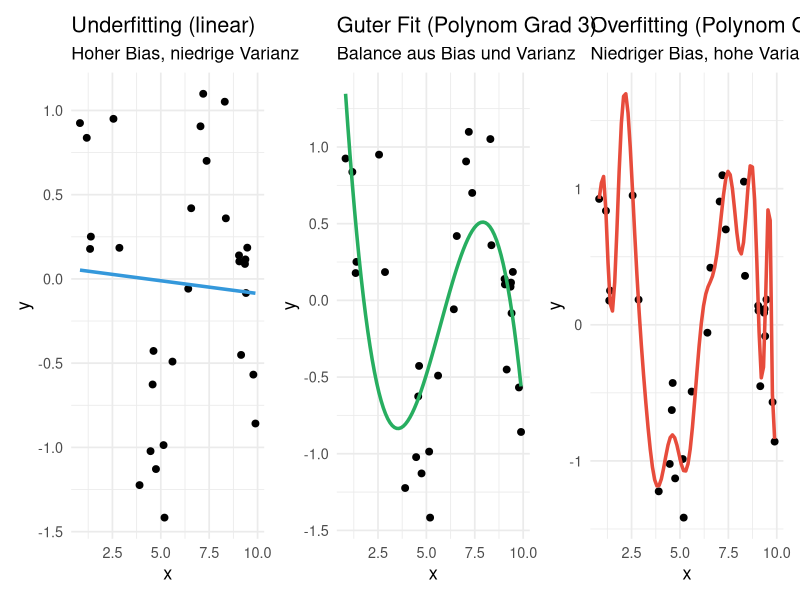
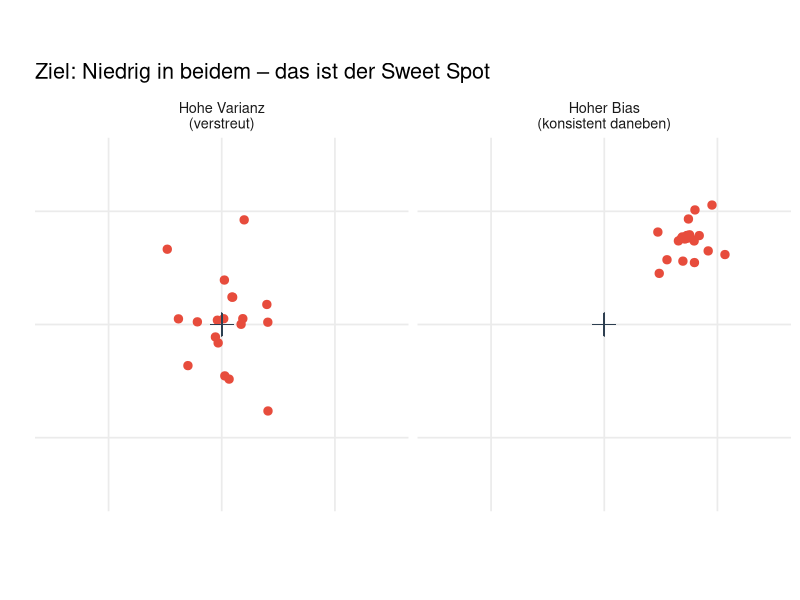
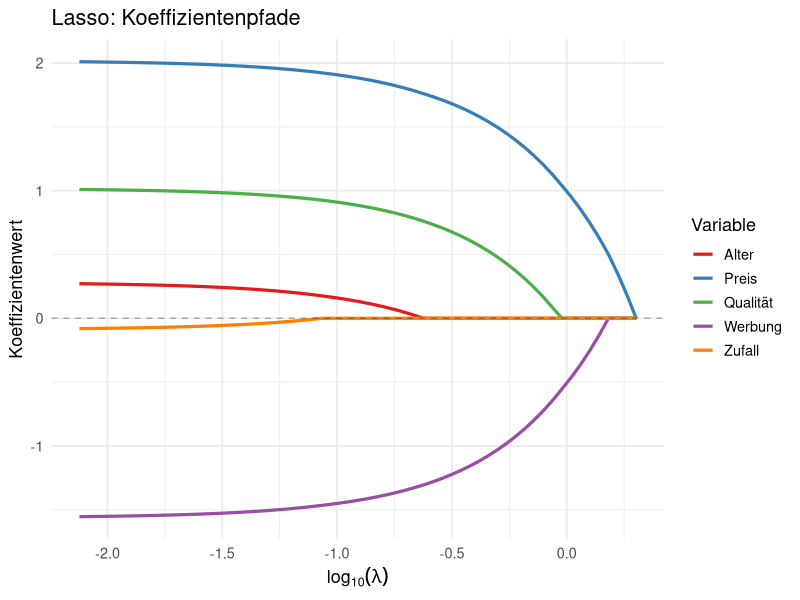
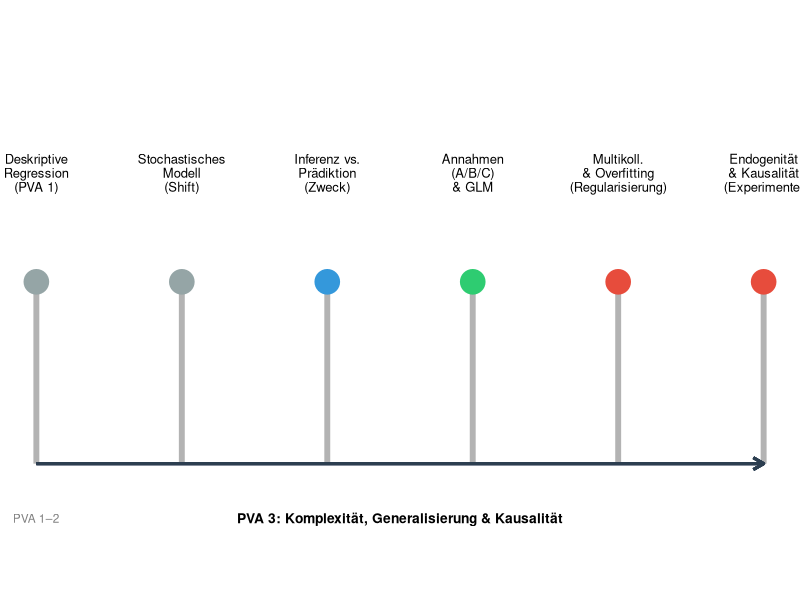

Source code (R) for these figures, in order:
## ---- chunk 1
options(htmltools.dir.version = FALSE)
knitr::opts_chunk$set(echo = FALSE, message = FALSE, warning = FALSE,
                      fig.align = "center", fig.width = 10, fig.height = 5.5,
                      dpi = 150, cache = FALSE)
library(tidyverse)
library(knitr)
library(kableExtra)
## ---- chunk 2
set.seed(42)
n <- 30
x <- sort(runif(n, 0, 10))
y <- sin(x) + rnorm(n, 0, 0.3)

df_fit <- data.frame(x = x, y = y)

p1 <- ggplot(df_fit, aes(x, y)) +
  geom_point(size = 2) +
  geom_smooth(method = "lm", se = FALSE, color = "#3498DB", linewidth = 1.2) +
  labs(title = "Underfitting (linear)", subtitle = "Hoher Bias, niedrige Varianz") +
  theme_minimal(base_size = 13)

p2 <- ggplot(df_fit, aes(x, y)) +
  geom_point(size = 2) +
  geom_smooth(method = "lm", formula = y ~ poly(x, 3), se = FALSE, color = "#27AE60", linewidth = 1.2) +
  labs(title = "Guter Fit (Polynom Grad 3)", subtitle = "Balance aus Bias und Varianz") +
  theme_minimal(base_size = 13)

p3 <- ggplot(df_fit, aes(x, y)) +
  geom_point(size = 2) +
  geom_smooth(method = "lm", formula = y ~ poly(x, 20), se = FALSE, color = "#E74C3C", linewidth = 1.2) +
  labs(title = "Overfitting (Polynom Grad 20)", subtitle = "Niedriger Bias, hohe Varianz") +
  theme_minimal(base_size = 13)

library(patchwork)
p1 + p2 + p3
## ---- chunk 3
library(ggplot2)

set.seed(42)
# Hoher Bias
theta1 <- runif(20, 0, 2*pi)
r1 <- rnorm(20, 0, 0.3)
bias_x <- 1.5 + r1 * cos(theta1)
bias_y <- 1.5 + r1 * sin(theta1)

# Hohe Varianz
theta2 <- runif(20, 0, 2*pi)
r2 <- rnorm(20, 0, 1.2)
var_x <- 0 + r2 * cos(theta2)
var_y <- 0 + r2 * sin(theta2)

df_target <- data.frame(
  x = c(bias_x, var_x),
  y = c(bias_y, var_y),
  type = rep(c("Hoher Bias\n(konsistent daneben)", "Hohe Varianz\n(verstreut)"), each = 20)
)

ggplot(df_target, aes(x, y)) +
  geom_point(color = "#E74C3C", size = 2.5) +
  geom_point(aes(x = 0, y = 0), shape = 3, size = 5, color = "#2C3E50") +
  facet_wrap(~type) +
  coord_fixed(xlim = c(-3, 3), ylim = c(-3, 3)) +
  theme_minimal(base_size = 13) +
  labs(x = "", y = "", title = "Ziel: Niedrig in beidem – das ist der Sweet Spot") +
  theme(axis.text = element_blank(), axis.ticks = element_blank(),
        panel.grid.minor = element_blank())
## ---- chunk 4
set.seed(42)
n <- 200; p <- 5
X <- matrix(rnorm(n*p), n, p)
colnames(X) <- c("Preis", "Werbung", "Qualität", "Alter", "Zufall")
y <- 2*X[,1] - 1.5*X[,2] + 1*X[,3] + 0.3*X[,4] + 0*X[,5] + rnorm(n)

library(glmnet)
fit <- glmnet(X, y, alpha = 1)

# Extract coefficients at each lambda
beta_df <- as.data.frame(as.matrix(t(coef(fit)[-1,])))
beta_df$lambda <- fit$lambda
beta_long <- pivot_longer(beta_df, -lambda, names_to = "Variable", values_to = "Koeffizient")

ggplot(beta_long, aes(log10(lambda), Koeffizient, color = Variable)) +
  geom_line(linewidth = 1.1) +
  geom_hline(yintercept = 0, linetype = "dashed", alpha = 0.3) +
  scale_color_brewer(palette = "Set1") +
  labs(x = expression(log[10](lambda)), y = "Koeffizientenwert",
       title = "Lasso: Koeffizientenpfade") +
  theme_minimal(base_size = 13) +
  theme(legend.position = "right")
## ---- chunk 5
tibble(
  ` ` = c("🔬 Statistik / Ökonometrie", "🤖 Data Science / ML", "⛏ Data Mining"),
  `Ziel` = c("Inferenz (Schluss auf Population)", 
             "Prädiktion (Vorhersage neuer Fälle)",
             "Mustererkennung (Exploration)"),
  `Fokus` = c("β-Koeffizienten, Konfidenzintervalle, Tests", 
              "ŷ — Out-of-Sample Performance",
              "Verborgene Strukturen, Cluster, Assoziationen"),
  `Typische Frage` = c("Wirkt die Werbung? (kausal)", 
                       "Wer kauft morgen? (prädiktiv)",
                       "Welche Kundengruppen gibt es? (deskriptiv)"),
  `Schlüsselkriterium` = c("Erwartungstreue, Konsistenz",
                           "Kreuzvalidierung, RMSE, AUC",
                           "Interpretierbarkeit, Neuheit")
) %>%
  kable(format = "html", escape = FALSE) %>%
  kable_styling(font_size = 15, full_width = TRUE) %>%
  row_spec(0, bold = TRUE, background = "#16213e", color = "white")
## ---- chunk 6
tibble(
  Strategie = c("A/B-Test (RCT)", "Lab-Experiment", 
                "Feld-Experiment", "Natürliches Experiment",
                "Difference-in-Differences", "Instrumentvariablen"),
  `Randomisierung` = c("✅ Ja", "✅ Ja", "✅ Ja",
                       "❌ (‚als ob')", "❌ Nein", "❌ Nein"),
  `Interne Validität` = c("Hoch", "Sehr hoch", "Hoch", "Mittel", "Mittel", "Hoch*"),
  `Externe Validität` = c("Hoch (digital)", "Niedrig", "Hoch", "Kontextabh.", "Gut", "Schwer prüfbar"),
  Beispiel = c("Website-Design", "UX-Labor", "Coupon-Verteilung",
               "Gesetzesänderung", "Policy-Evaluation", "Angebotsschocks")
) %>%
  kable(format = "html", escape = FALSE) %>%
  kable_styling(font_size = 14, full_width = TRUE) %>%
  row_spec(0, bold = TRUE, background = "#16213e", color = "white") %>%
  row_spec(1, background = "#e8f8f5")
## ---- chunk 7
tibble(
  x = 1:6,
  label = c("Deskriptive\nRegression\n(PVA 1)", 
            "Stochastisches\nModell\n(Shift)", 
            "Inferenz vs.\nPrädiktion\n(Zweck)",
            "Annahmen\n(A/B/C)\n& GLM",
            "Multikoll.\n& Overfitting\n(Regularisierung)",
            "Endogenität\n& Kausalität\n(Experimente)"),
  color = c("#95a5a6", "#95a5a6", "#3498db", "#2ecc71", "#e74c3c", "#e74c3c")
) %>%
  ggplot(aes(x, y = 0)) +
  geom_segment(aes(xend = x, yend = 0.5), color = "grey70", linewidth = 2) +
  geom_point(aes(y = 0.5, color = I(color)), size = 8) +
  geom_text(aes(y = 0.8, label = label), size = 3.3, lineheight = 0.9) +
  geom_segment(aes(x = 1, xend = 6, y = 0, yend = 0), 
               arrow = arrow(length = unit(0.3, "cm")), linewidth = 1, color = "#2c3e50") +
  annotate("text", x = 1, y = -0.15, label = "PVA 1–2", size = 3, color = "grey50") +
  annotate("text", x = 3.5, y = -0.15, label = "PVA 3: Komplexität, Generalisierung & Kausalität", 
           size = 3.5, fontface = "bold") +
  coord_cartesian(ylim = c(-0.3, 1.2)) +
  theme_void(base_size = 14)
